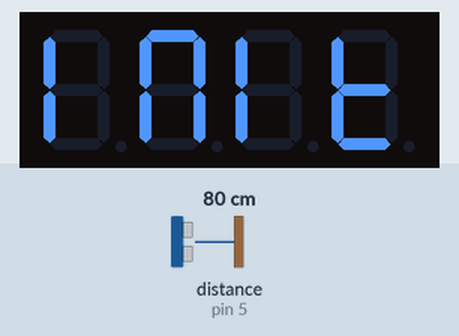
Bench run of a sketch on a simulated Arduino Uno, built with avr-gcc and run on an emulated ATmega328P. On the bench: 4-digit seven-segment display. Wiring (inferred from the names in the program): ultrasonic range finder: trigger pin 4; echo pin 5. Inputs (shaded band) come from the test bench; at power-on: distance to the obstacle (sensor on pin 5) 80 cm. The echo pulse lasts 58.3 µs per cm.

Above: at 1.1 s.
At 3.2 s:
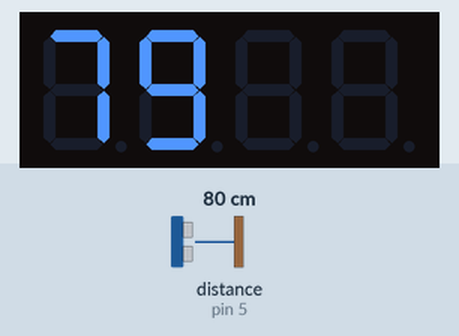
3.3 s: distance to the obstacle (sensor on pin 5) set to 2 cm
At 4.4 s:
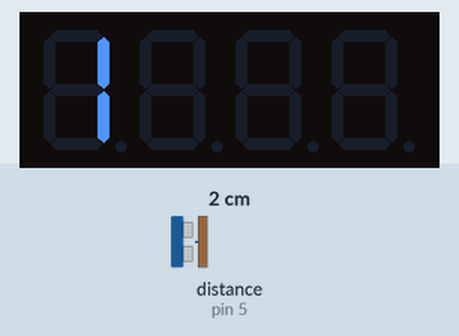
5.0 s: distance to the obstacle (sensor on pin 5) set to 4 cm
At 5.8 s:
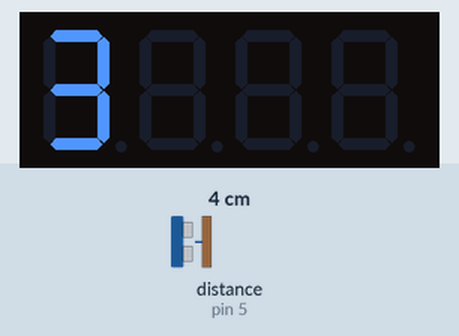
6.5 s: distance to the obstacle (sensor on pin 5) set to 9 cm
At 7.3 s:
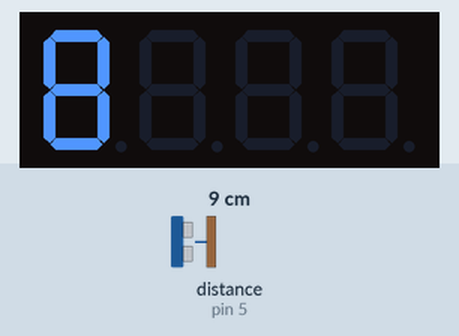
Timing chart, 0 to 9.5 s (numbered marks = the images above; inputs shaded):
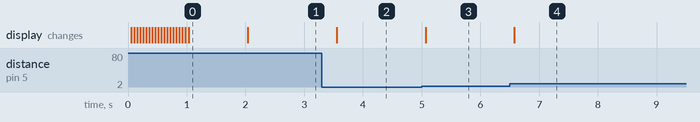

The sketch:

distance_4digits.ino
```cpp
/* Mesurer la distance avec un capteur à ultrason HC-SR04
 *   et l'afficher sur un afficheur 7 segments à 4 chiffres (4 digits)
 * Quimper, La Baleine, 3 mai 2018, pierre <at> lesporteslogiques.net
 * Debian 7 wheezy @ zibu / arduino 1.8.2
 * + library SevenSegmentTM1637 de Bram Harmsen :  https://github.com/bremme/arduino-tm1637
 *
 */

// **************************************************
// Définitions pour l'afficheur 7 segments à 4 chiffres
#include "SevenSegmentTM1637.h";

#define BROCHE_CLK   2   // n'importe quel broche digitale pour le signal Clock (CLK)
#define BROCHE_DIO   3   // n'importe quel broche digitale pour le signal Data Input Output (DIO)
SevenSegmentTM1637    afficheur(BROCHE_CLK, BROCHE_DIO);


#define BROCHE_DECLENCHEMENT   4    // broche pour envoyer l'impulsion ultrason
#define BROCHE_ECHO            5    // broche pour recevoir l'écho ultrason

float vitesse = 331.5 + (0.6 * 20); // vitesse du son à 20° C
int distance;                       // variable pour conserver la distance


void setup() {

  pinMode(BROCHE_DECLENCHEMENT, OUTPUT);
  pinMode(BROCHE_ECHO,          INPUT);

  // Initialiser l'afficheur à 4 chiffres
  afficheur.begin();               // initialiser l'afficheur
  afficheur.setBacklight(100);     // fixer la luminosité à 100 %
  afficheur.print("INIT");         // afficher INIT
  delay(1000);                     // attendre 1000 millisecondes

}

void loop() {

  distance = calculDistanceCM();   // calculer la distance en centimètres

  afficheur.clear();               // effacer l'afficheur
  afficheur.print(distance);       // afficher la distance
  delay(500);                      // pause de 100 millisecondes
}


float calculDistanceCM(){

  // Envoyer l'impulsion ultrason
  digitalWrite(BROCHE_DECLENCHEMENT, LOW);
  delayMicroseconds(3);
  digitalWrite(BROCHE_DECLENCHEMENT, HIGH);
  delayMicroseconds(5);
  digitalWrite(BROCHE_DECLENCHEMENT, LOW);

  // Ecouter l'écho ultrason
  float temps_microsecondes = pulseIn(BROCHE_ECHO, HIGH);  // microsecondes
  float temps = temps_microsecondes / 1000.0 / 1000.0 / 2; // secondes
  float distance = temps * vitesse;                        // mètres

  // Renvoyer la distance en centimètres
  return distance * 100;                                   // centimètres

}
```

Measured:
- after the input at 3.3 s, the display: changes after 0.26 s (image 2)
- after the input at 5.0 s, the display: changes after 0.07 s (image 3)
- after the input at 6.5 s, the display: changes after 0.08 s (image 4)
- what the display in image 0 shows lasts 1.0 s, from 1.0 s to 2.0 s
